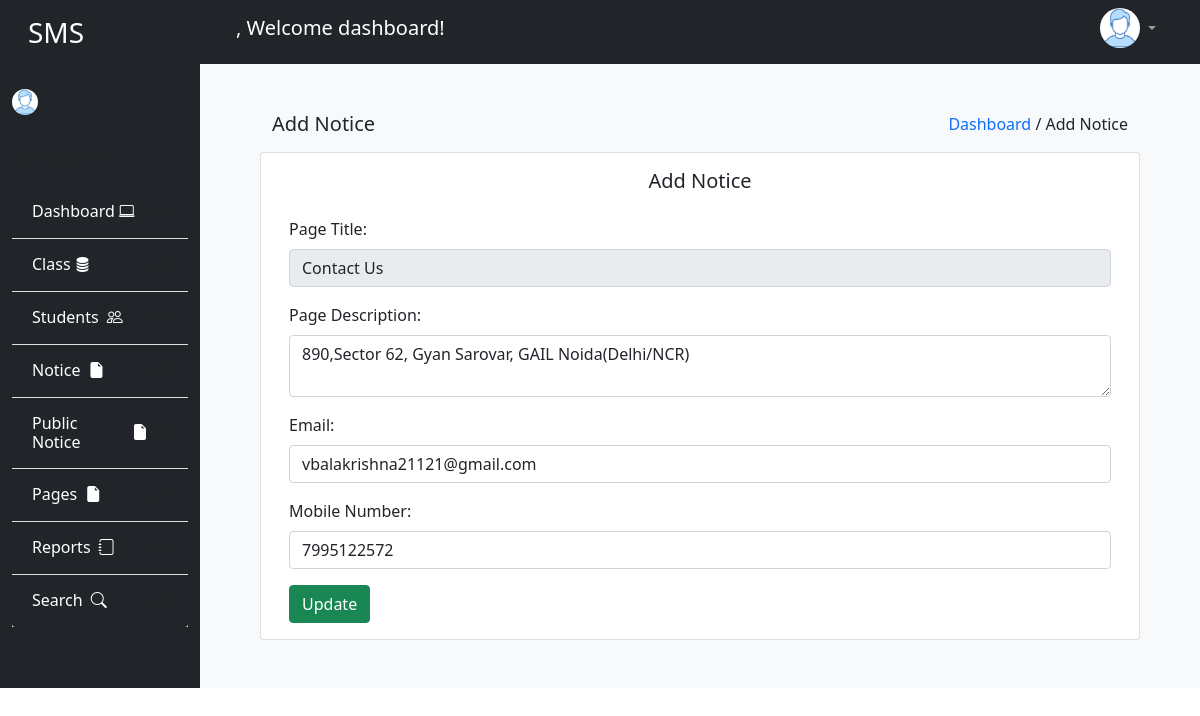
The app's page /admin/contact_us.php with its own data.
### tables this page shows
CREATE TABLE `about_contact_page` (
  `S_No` int(11) NOT NULL,
  `PageType` varchar(33) DEFAULT NULL,
  `PageTitle` mediumtext DEFAULT NULL,
  `PageDescription` mediumtext DEFAULT NULL,
  `Email` varchar(50) DEFAULT NULL,
  `MobileNumber` bigint(30) DEFAULT NULL,
  `UpdationDate` timestamp NOT NULL DEFAULT current_timestamp() ON UPDATE current_timestamp()
);

### admin/contact_us.php (the view, shortened to what this page needs)
<?php
$conn = mysqli_connect('localhost', 'root', '', 'student_management');
    $view = "select * from about_contact_page where PageType = 'contactus'";
    $result = mysqli_query($conn, $view);
    $row = mysqli_fetch_array($result);
?>
<!DOCTYPE html>
<html lang="en">
<head>
    <link rel="stylesheet" href="../bootstrap/bootstrap.min.css">
    <link rel="stylesheet" href="../dashboard.css">
    <link rel="stylesheet" href="https://cdn.jsdelivr.net/npm/bootstrap-icons@1.11.2/font/bootstrap-icons.min.css">
</head>
<body>
    <div class="container-fluid">
        <div class="row">
            <div class="col-sm-12">
                <?php include_once('includes/header.php'); ?>
            </div>
        </div>
        <div class="row m-0 p-0">
            <div class="col-sm-2 bg-dark">
                <div class="row">
                    <div class="col-sm-12 bg-dark">
                        <?php include_once('includes/aside.php'); ?>
                    </div>
                </div>
            </div>
            <div class="col-sm-10 bg-light">
                <div class="row m-5">
                    <div class="col-sm-12">
                        <h5 class="float-start">Add Notice</h5>
                        <p class="float-end"><a href="admindb.php" class="text-decoration-none">Dashboard </a>/ Add Notice</p>
                    </div>
                    <div class="card">
                        <div class="bg-white mt-3 text-center">
                            <h5>Add Notice</h5>
                        </div>
                        <div class="card-body">
                            <form class="row g-3" method="post" enctype="multipart/form-data">
                                <div class="form-group">
                                    <label class="form-label">Page Title:</label>
                                    <input class="form-control" type="text" name="title" value="<?php echo $row['PageTitle'] ?>" readonly>
                                </div>
                                <div class="form-group">
                                    <label class="form-label">Page Description:</label>
                                    <textarea class="form-control" name="desc"><?php echo $row['PageDescription'] ?></textarea>
                                </div>
                                <div class="form-group">
                                    <label class="form-label">Email:</label>
                                    <input class="form-control" type="email" name="mail" value="<?php echo $row['Email'] ?>">
                                </div>
                                <div class="form-group">
                                    <label class="form-label">Mobile Number:</label>
                                    <input class="form-control" type="integer" name="mobile" value="<?php echo $row['MobileNumber'] ?>">
                                </div>
                                <div class="form-group">
                                    <button type="submit" class="btn btn-success" name="update">Update</button>
                                </div>
                            </form>
                        </div>
                    </div>
                </div>
            </div>
        </div>
   </div>
</body>
</html>

### dashboard.css (style rules this page uses)
* { margin: 0; padding: 0; box-sizing: border-box; }

### records on screen
about_contact_page: title "Contact Us", desc "890,Sector 62, Gyan Sarovar, GAIL Noida(Delhi/NCR)", mail "vbalakrishna21121@gmail.com", mobile "7995122572"
